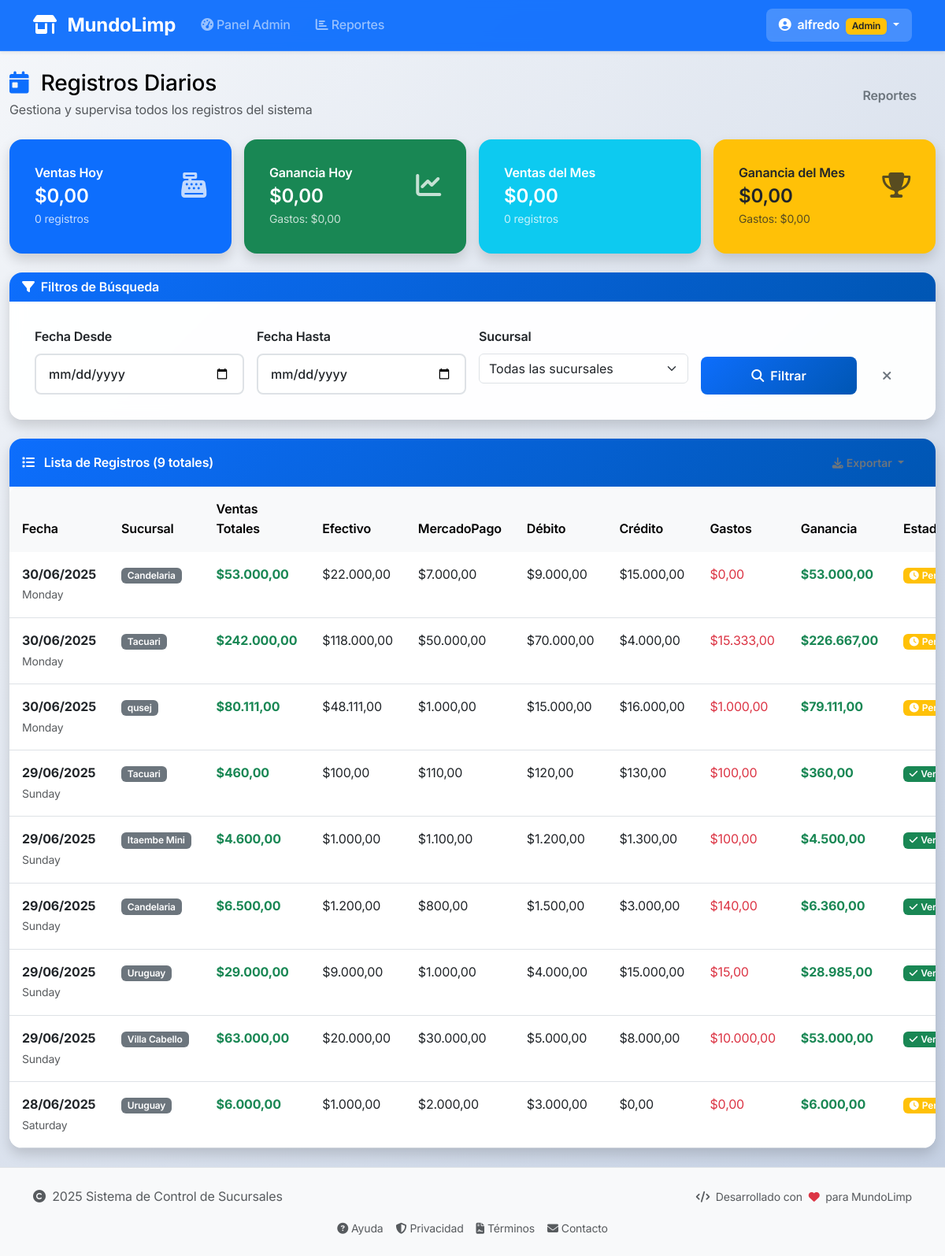
The app's page /daily-records/index (signed in), older data.
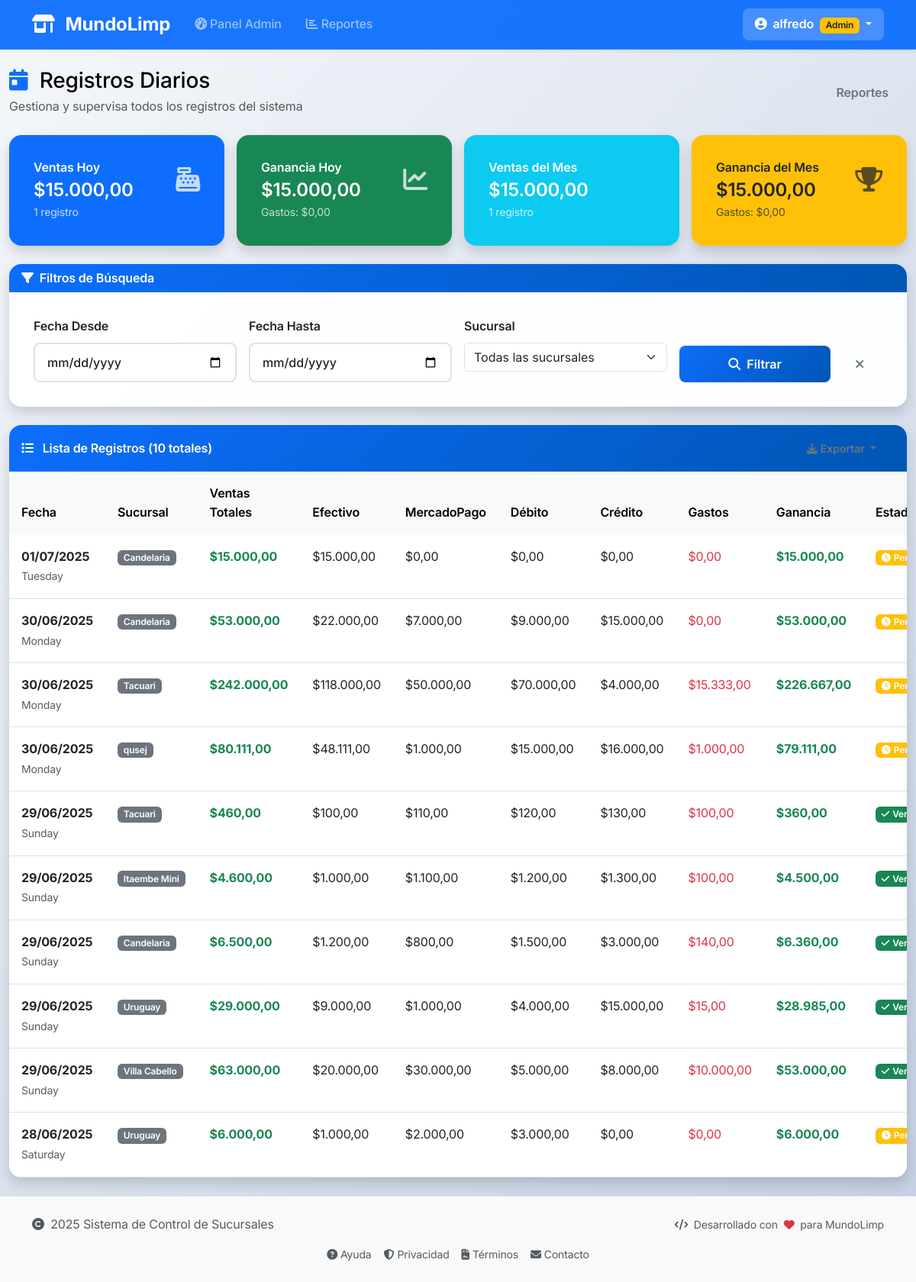
The same page, newer data.
### app/models/daily_record.py (models this page shows, shortened)
class DailyRecord(db.Model):
    __tablename__ = 'daily_records'
    id = db.Column(db.Integer, primary_key=True)
    user_id = db.Column(
        db.Integer,
        db.ForeignKey('users.id', ondelete='CASCADE'),
        nullable=False,
        index=True
    )
    branch_name = db.Column(db.String(100), nullable=False, index=True)
    record_date = db.Column(
        db.Date,
        nullable=False,
        default=datetime.date.today,
        index=True
    )
    total_sales = db.Column(
        db.Numeric(10, 2),
        nullable=False,
        default=0.00
    )
    cash_sales = db.Column(
        db.Numeric(10, 2),
        nullable=False,
        default=0.00
    )
    mercadopago_sales = db.Column(
        db.Numeric(10, 2),
        nullable=False,
        default=0.00
    )
    debit_sales = db.Column(
        db.Numeric(10, 2),
        nullable=False,
        default=0.00
    )
    credit_sales = db.Column(
        db.Numeric(10, 2),
        nullable=False,
        default=0.00
    )
    total_expenses = db.Column(
        db.Numeric(10, 2),
        nullable=False,
        default=0.00
    )
    created_at = db.Column(
        db.DateTime,
        default=datetime.datetime.now,
        nullable=False
    )
    updated_at = db.Column(
        db.DateTime,
        default=datetime.datetime.now,
        onupdate=datetime.datetime.now,
        nullable=False
    )
    notes = db.Column(db.Text, nullable=True)
    is_verified = db.Column(db.Boolean, default=False, nullable=False)
    verified_by = db.Column(
        db.Integer,
        db.ForeignKey('users.id'),
        nullable=True
    )
    verified_at = db.Column(db.DateTime, nullable=True)
    __table_args__ = (
        db.UniqueConstraint(
            'branch_name',
            'record_date',
            name='_branch_date_uc'
        ),
        db.Index('idx_branch_date', 'branch_name', 'record_date'),
        db.Index('idx_user_date', 'user_id', 'record_date'),
        db.CheckConstraint('total_sales >= 0', name='check_total_sales_positive'),
        db.CheckConstraint('cash_sales >= 0', name='check_cash_sales_positive'),
        db.CheckConstraint('mercadopago_sales >= 0', name='check_mercadopago_sales_positive'),
        db.CheckConstraint('debit_sales >= 0', name='check_debit_sales_positive'),
        db.CheckConstraint('credit_sales >= 0', name='check_credit_sales_positive'),
        db.CheckConstraint('total_expenses >= 0', name='check_total_expenses_positive')
    )
    def get_net_amount(self):
        return float(self.total_sales) - float(self.total_expenses)

### app/routes/daily_records.py (the view)
@daily_records_bp.route('/')
@daily_records_bp.route('/index')
@login_required
def index():
    page = request.args.get('page', 1, type=int)
    filter_form = FilterForm()
    if current_user.is_admin_user():
        query = DailyRecord.query
    else:
        query = current_user.daily_records
    if request.args.get('start_date'):
        try:
            start_date = datetime.datetime.strptime(request.args.get('start_date'), '%Y-%m-%d').date()
            query = query.filter(DailyRecord.record_date >= start_date)
        except ValueError:
            pass
    if request.args.get('end_date'):
        try:
            end_date = datetime.datetime.strptime(request.args.get('end_date'), '%Y-%m-%d').date()
            query = query.filter(DailyRecord.record_date <= end_date)
        except ValueError:
            pass
    if request.args.get('branch_filter') and current_user.is_admin_user():
        branch_name = request.args.get('branch_filter')
        query = query.filter(DailyRecord.branch_name == branch_name)
    query = query.order_by(desc(DailyRecord.record_date))
    records = query.paginate(
        page=page,
        per_page=20,
        error_out=False
    )
    today = get_today_arg()
    stats = get_quick_stats(current_user, today)
    return render_template(
        'daily_records/index.html',
        title='Registros Diarios',
        records=records,
        filter_form=filter_form,
        stats=stats
    )

### app/forms/daily_record_forms.py (shortened to what this page needs)
class FilterForm(FlaskForm):
    start_date = DateField(
        'Fecha Desde',
        validators=[Optional()],
        render_kw={
            'class': 'form-control'
        }
    )
    end_date = DateField(
        'Fecha Hasta',
        validators=[Optional()],
        render_kw={
            'class': 'form-control'
        }
    )
    branch_filter = SelectField(
        'Sucursal',
        choices=[
            ('', 'Todas las sucursales'),
            ('Uruguay', 'Uruguay'),
            ('Villa Cabello', 'Villa Cabello'),
            ('Tacuari', 'Tacuari'),
            ('Candelaria', 'Candelaria'),
            ('Itaembe Mini', 'Itaembe Mini')
        ],
        validators=[Optional()],
        render_kw={
            'class': 'form-select'
        }
    )
    submit = SubmitField(
        'Filtrar',
        render_kw={
            'class': 'btn btn-outline-primary'
        }
    )

### app/models/user.py (called while the page is built)
    def is_admin_user(self):
        return self.role == 'admin' and self.is_admin

    def can_edit_record(self, daily_record):
        if self.is_admin_user():
            return True
        if self.is_branch_user():
            return daily_record.user_id == self.id
        return False

### app/templates/daily_records/index.html (shortened to what the changed rows need)
{% extends "layout/base.html" %}
{% block content %}
<div class="container-fluid my-4">
    <div class="row">
        <div class="col-12">
            <div class="d-flex justify-content-between align-items-center mb-4">
                <div>
                    <h1 class="h3 mb-1">
                        <i class="fas fa-calendar-day text-primary me-2"></i>
                        Registros Diarios
                    </h1>
                </div>
            </div>
        </div>
    </div>
    {% if stats %}
    <div class="row mb-4">
        <div class="col-12">
            <div class="row g-3">
                <div class="col-md-3">
                    <div class="card bg-primary text-white">
                        <div class="card-body">
                            <div class="d-flex justify-content-between">
                                <div>
                                    <h6 class="card-title mb-1">Ventas Hoy</h6>
                                    <h4 class="mb-0">${{ "{:,.2f}".format(stats.today.total_sales).replace(",", "X").replace(".", ",").replace("X", ".") }}</h4>
                                </div>
                                <div class="align-self-center">
                                    <i class="fas fa-cash-register fa-2x opacity-75"></i>
                                </div>
                            </div>
                            <small class="opacity-75">
                                {{ stats.today.records_count }} registro{{ 's' if stats.today.records_count != 1 else '' }}
                            </small>
                        </div>
                    </div>
                </div>
                <div class="col-md-3">
                    <div class="card bg-success text-white">
                        <div class="card-body">
                            <div class="d-flex justify-content-between">
                                <div>
                                    <h6 class="card-title mb-1">Ganancia Hoy</h6>
                                    <h4 class="mb-0">${{ "{:,.2f}".format(stats.today.net_amount).replace(",", "X").replace(".", ",").replace("X", ".") }}</h4>
                                </div>
                                <div class="align-self-center">
                                    <i class="fas fa-chart-line fa-2x opacity-75"></i>
                                </div>
                            </div>
                            <small class="opacity-75">
                                Gastos: ${{ "{:,.2f}".format(stats.today.total_expenses).replace(",", "X").replace(".", ",").replace("X", ".") }}
                            </small>
                        </div>
                    </div>
                </div>
                <div class="col-md-3">
                    <div class="card bg-info text-white">
                        <div class="card-body">
                            <div class="d-flex justify-content-between">
                                <div>
                                    <h6 class="card-title mb-1">Ventas del Mes</h6>
                                    <h4 class="mb-0">${{ "{:,.2f}".format(stats.month.total_sales).replace(",", "X").replace(".", ",").replace("X", ".") }}</h4>
                                </div>
                            </div>
                            <small class="opacity-75">
                                {{ stats.month.records_count }} registro{{ 's' if stats.month.records_count != 1 else '' }}
                            </small>
                        </div>
                    </div>
                </div>
                <div class="col-md-3">
                    <div class="card bg-warning text-dark">
                        <div class="card-body">
                            <div class="d-flex justify-content-between">
                                <div>
                                    <h6 class="card-title mb-1">Ganancia del Mes</h6>
                                    <h4 class="mb-0">${{ "{:,.2f}".format(stats.month.net_amount).replace(",", "X").replace(".", ",").replace("X", ".") }}</h4>
                                </div>
                                <div class="align-self-center">
                                    <i class="fas fa-trophy fa-2x opacity-75"></i>
                                </div>
                            </div>
                            <small class="opacity-75">
                                Gastos: ${{ "{:,.2f}".format(stats.month.total_expenses).replace(",", "X").replace(".", ",").replace("X", ".") }}
                            </small>
                        </div>
                    </div>
                </div>
            </div>
        </div>
    </div>
    {% endif %}
    <div class="row">
        <div class="col-12">
            <div class="card">
                <div class="card-header d-flex justify-content-between align-items-center">
                    <h6 class="mb-0">
                        <i class="fas fa-list me-2"></i>
                        Lista de Registros
                        {% if records.total %}
                            ({{ records.total }} total{{ 'es' if records.total != 1 else '' }})
                        {% endif %}
                    </h6>
                    {% if records.items %}
                    <div class="dropdown">
                        <button class="btn btn-outline-secondary btn-sm dropdown-toggle" type="button" data-bs-toggle="dropdown">
                        </button>
                    </div>
                    {% endif %}
                </div>
                <div class="card-body p-0">
                    {% if records.items %}
                    <div class="table-responsive">
                        <table class="table table-hover mb-0">
                            <thead class="table-light">
                                <tr>
                                    <th>Fecha</th>
                                    {% if current_user.is_admin_user() %}
                                    <th>Sucursal</th>
                                    {% endif %}
                                    <th>Ventas Totales</th>
                                    <th>Efectivo</th>
                                    <th>MercadoPago</th>
                                    <th>Débito</th>
                                    <th>Crédito</th>
                                    <th>Gastos</th>
                                    <th>Ganancia</th>
                                    <th>Estado</th>
                                </tr>
                            </thead>
                            <tbody>
                                {% for record in records.items %}
                                <tr>
                                    <td>
                                        <strong>{{ record.record_date.strftime('%d/%m/%Y') }}</strong>
                                        <br><small class="text-muted">{{ record.record_date.strftime('%A') }}</small>
                                    </td>
                                    {% if current_user.is_admin_user() %}
                                    <td>
                                        <span class="badge bg-secondary">{{ record.branch_name }}</span>
                                    </td>
                                    {% endif %}
                                    <td>
                                        <strong class="text-success">${{ "{:,.2f}".format(record.total_sales).replace(",", "X").replace(".", ",").replace("X", ".") }}</strong>
                                    </td>
                                    <td>${{ "{:,.2f}".format(record.cash_sales).replace(",", "X").replace(".", ",").replace("X", ".") }}</td>
                                    <td>${{ "{:,.2f}".format(record.mercadopago_sales).replace(",", "X").replace(".", ",").replace("X", ".") }}</td>
                                    <td>${{ "{:,.2f}".format(record.debit_sales).replace(",", "X").replace(".", ",").replace("X", ".") }}</td>
                                    <td>${{ "{:,.2f}".format(record.credit_sales).replace(",", "X").replace(".", ",").replace("X", ".") }}</td>
                                    <td>
                                        <span class="text-danger">${{ "{:,.2f}".format(record.total_expenses).replace(",", "X").replace(".", ",").replace("X", ".") }}</span>
                                    </td>
                                    <td>
                                        {% set net = record.get_net_amount() %}
                                        <strong class="{{ 'text-success' if net >= 0 else 'text-danger' }}">
                                            ${{ "{:,.2f}".format(net).replace(",", "X").replace(".", ",").replace("X", ".") }}
                                        </strong>
                                    </td>
                                    <td>
                                        {% if record.is_verified %}
                                            <span class="badge bg-success">
                                                <i class="fas fa-check me-1"></i>Verificado
                                            </span>
                                        {% else %}
                                            <span class="badge bg-warning">
                                                <i class="fas fa-clock me-1"></i>Pendiente
                                            </span>
                                        {% endif %}
                                    </td>
                                </tr>
                                {% endfor %}
                            </tbody>
                        </table>
                    </div>
                    {% endif %}
                </div>
            </div>
        </div>
    </div>
</div>
{% endblock %}

Row changes from the older to the newer data that the page shows:
added DailyRecord: record_date "01/07/2025", record_date "Tuesday", branch_name "Candelaria", total_sales "15.000,00", cash_sales "15.000,00", mercadopago_sales "0,00", debit_sales "0,00", credit_sales "0,00", total_expenses "0,00", value "15.000,00", is_verified False (drawn)
Text that changed along with them:
{{ stats.today.records_count }}: "0" → "1"
{{ stats.month.records_count }}: "0" → "1"
{{ records.total }}: "9" → "10"
{{ 's' if stats.today.records_count != 1 else '' }}: "s" → (not shown)
{{ 's' if stats.month.records_count != 1 else '' }}: "s" → (not shown)
text no longer shown: "0,00 0,00 0,00 0,00"
text now shown: "15.000,00 15.000,00 15.000,00 15.000,00"
